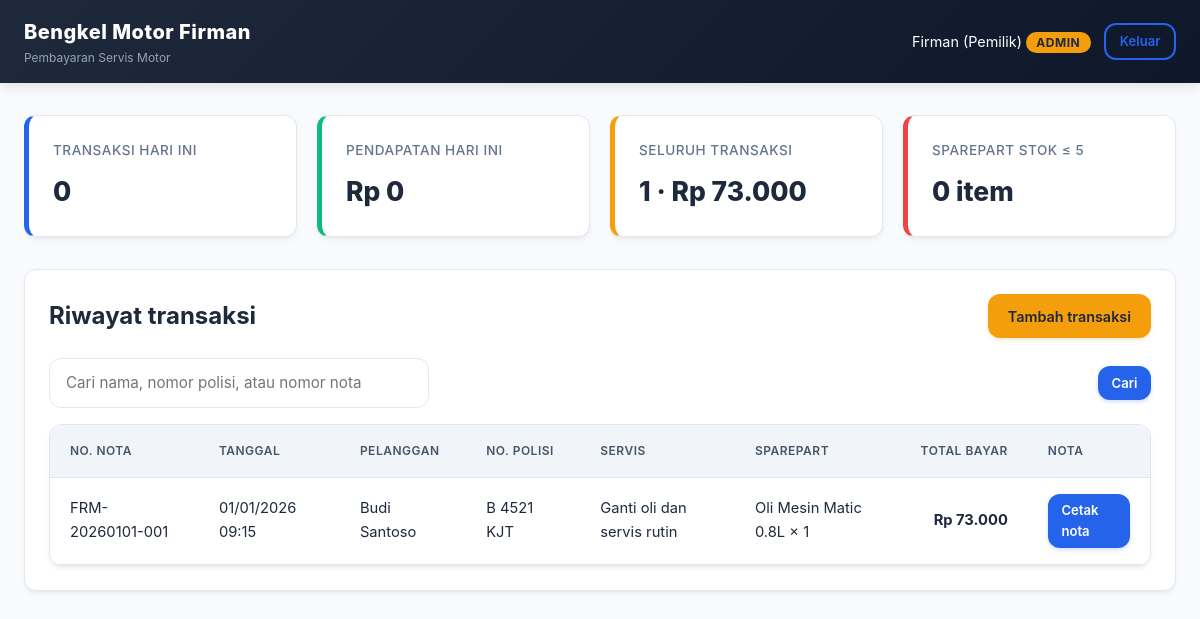
Screenshot of /dashboard.php (signed in) with the database file from the repository.
### tables this page shows
CREATE TABLE transaksi (
  id_transaksi     INT UNSIGNED NOT NULL AUTO_INCREMENT,
  no_nota          VARCHAR(25)  NOT NULL,
  tanggal          DATETIME     NOT NULL,
  nama_pelanggan   VARCHAR(100) NOT NULL,
  no_polisi        VARCHAR(15)  NOT NULL,
  jenis_servis     VARCHAR(255) NOT NULL,
  biaya_jasa       INT UNSIGNED NOT NULL DEFAULT 0,
  id_sparepart     INT UNSIGNED NULL,
  jumlah_sparepart INT UNSIGNED NOT NULL DEFAULT 0,
  harga_sparepart  INT UNSIGNED NOT NULL DEFAULT 0,
  total_bayar      INT UNSIGNED NOT NULL DEFAULT 0,
  id_admin         INT UNSIGNED NOT NULL,
  PRIMARY KEY (id_transaksi),
  UNIQUE KEY uq_nota (no_nota),
  KEY idx_tanggal (tanggal),
  CONSTRAINT fk_trx_sparepart FOREIGN KEY (id_sparepart)
    REFERENCES sparepart (id_sparepart) ON DELETE SET NULL ON UPDATE CASCADE,
  CONSTRAINT fk_trx_admin FOREIGN KEY (id_admin)
    REFERENCES admin (id_admin) ON DELETE RESTRICT ON UPDATE CASCADE
);

CREATE TABLE sparepart (
  id_sparepart   INT UNSIGNED NOT NULL AUTO_INCREMENT,
  kode_sparepart VARCHAR(20)  NOT NULL,
  nama_sparepart VARCHAR(120) NOT NULL,
  harga          INT UNSIGNED NOT NULL DEFAULT 0,
  stok           INT UNSIGNED NOT NULL DEFAULT 0,
  PRIMARY KEY (id_sparepart),
  UNIQUE KEY uq_kode (kode_sparepart)
);

### koneksi.php (called while the page is built, shortened)
<?php
function e($teks): string
{
    return htmlspecialchars((string)$teks, ENT_QUOTES, 'UTF-8');
}
function rupiah($angka): string
{
    return 'Rp ' . number_format((int)$angka, 0, ',', '.');
}

### dashboard.php (the view, shortened to what this page needs)
<?php
require 'koneksi.php';
$cari = trim($_GET['cari'] ?? '');
$sql = 'SELECT t.id_transaksi, t.no_nota, t.tanggal, t.nama_pelanggan, t.no_polisi, t.jenis_servis,
               t.biaya_jasa, t.jumlah_sparepart, t.total_bayar, s.nama_sparepart
        FROM transaksi t
        LEFT JOIN sparepart s ON s.id_sparepart = t.id_sparepart';
$param = [];
$sql .= ' ORDER BY t.tanggal DESC, t.id_transaksi DESC';
$stmt = $pdo->prepare($sql);
$stmt->execute($param);
$data = $stmt->fetchAll();
$ring = $pdo->query("SELECT COUNT(*) AS jml, COALESCE(SUM(total_bayar),0) AS total FROM transaksi")->fetch();
$hari = $pdo->query("SELECT COUNT(*) AS jml, COALESCE(SUM(total_bayar),0) AS total FROM transaksi WHERE DATE(tanggal) = CURDATE()")->fetch();
$stokMenipis = (int)$pdo->query('SELECT COUNT(*) FROM sparepart WHERE stok <= 5')->fetchColumn();
?>
<!DOCTYPE html>
<html lang="id">
<head>
<link rel="stylesheet" href="assets/style.css">
</head>
<body>
<header class="topbar">
  <div class="wrap">
    <div class="brand">Bengkel Motor Firman<small>Pembayaran Servis Motor</small></div>
    <div class="user">
      <span><?= e($_SESSION['nama']) ?> <span class="peran"><?= e($_SESSION['role']) ?></span></span>
      <a class="btn btn-garis btn-kecil" href="logout.php">Keluar</a>
    </div>
  </div>
</header>
<main class="wrap">
  <section class="ringkasan" aria-label="Ringkasan">
    <div class="card"><div class="label">Transaksi hari ini</div><div class="nilai"><?= (int)$hari['jml'] ?></div></div>
    <div class="card"><div class="label">Pendapatan hari ini</div><div class="nilai"><?= rupiah($hari['total']) ?></div></div>
    <div class="card"><div class="label">Seluruh transaksi</div><div class="nilai"><?= (int)$ring['jml'] ?> &middot; <?= rupiah($ring['total']) ?></div></div>
    <div class="card"><div class="label">Sparepart stok &le; 5</div><div class="nilai"><?= $stokMenipis ?> item</div></div>
  </section>
  <section class="card">
    <div class="judul-bar">
      <h1>Riwayat transaksi</h1>
      <a class="btn btn-utama" href="transaksi.php">Tambah transaksi</a>
    </div>
    <form method="get" class="judul-bar" style="margin-bottom:1rem">
      <input type="search" name="cari" value="<?= e($cari) ?>" placeholder="Cari nama, nomor polisi, atau nomor nota" aria-label="Cari transaksi" style="max-width:380px">
      <div>
        <button class="btn btn-kecil" type="submit">Cari</button>
      </div>
    </form>
    <div class="tabel-scroll">
      <table>
        <thead>
          <tr>
            <th>No. Nota</th><th>Tanggal</th><th>Pelanggan</th><th>No. Polisi</th>
            <th>Servis</th><th>Sparepart</th><th class="angka">Total Bayar</th><th>Nota</th>
          </tr>
        </thead>
        <tbody>
        <?php foreach ($data as $r): ?>
          <tr>
            <td><?= e($r['no_nota']) ?></td>
            <td><?= e(date('d/m/Y H:i', strtotime($r['tanggal']))) ?></td>
            <td><?= e($r['nama_pelanggan']) ?></td>
            <td><?= e($r['no_polisi']) ?></td>
            <td><?= e($r['jenis_servis']) ?></td>
            <td><?= $r['nama_sparepart'] ? e($r['nama_sparepart']) . ' &times; ' . (int)$r['jumlah_sparepart'] : '-' ?></td>
            <td class="angka"><strong><?= rupiah($r['total_bayar']) ?></strong></td>
            <td><a class="btn btn-kecil" href="nota.php?id=<?= (int)$r['id_transaksi'] ?>" target="_blank" rel="noopener">Cetak nota</a></td>
          </tr>
        <?php endforeach; ?>
        </tbody>
      </table>
    </div>
  </section>
</main>
</body>
</html>

### assets/style.css (style rules this page uses)
:root { --bg-main: #f8fafc; --card-bg: #ffffff; --text-main: #1e293b; --text-muted: #64748b; --primary: #2563eb; --primary-hover: #1d4ed8; --accent: #f59e0b; --border: #e2e8f0; --radius: 12px; --shadow: 0 4px 6px -1px rgba(0, 0, 0, 0.05), 0 2px 4px -2px rgba(0, 0, 0, 0.05); --shadow-lg: 0 10px 15px -3px rgba(0, 0, 0, 0.08), 0 4px 6px -4px rgba(0, 0, 0, 0.08); }
* { box-sizing: border-box; margin: 0; padding: 0; }
body { background-color: var(--bg-main); color: var(--text-main); font-family: 'Inter', 'Segoe UI', system-ui, -apple-system, sans-serif; line-height: 1.6; -webkit-font-smoothing: antialiased; }
a { color: var(--primary); text-decoration: none; transition: color 0.2s ease; }
.topbar { background: linear-gradient(135deg, #1e293b 0%, #0f172a 100%); color: #fff; box-shadow: 0 4px 12px rgba(0, 0, 0, 0.1); position: sticky; top: 0; z-index: 100; }
.topbar .wrap { max-width: 1200px; margin: 0 auto; display: flex; align-items: center; justify-content: space-between; gap: 1rem; flex-wrap: wrap; padding: 1rem 1.5rem; }
.brand { font-weight: 800; font-size: 1.25rem; letter-spacing: 0.5px; display: flex; flex-direction: column; }
.brand small { font-weight: 400; font-size: 0.75rem; color: #94a3b8; letter-spacing: normal; }
.user { display: flex; align-items: center; gap: 0.85rem; font-size: 0.9rem; }
.user .peran { background: var(--accent); color: #1e293b; padding: 0.2rem 0.65rem; border-radius: 50px; font-size: 0.75rem; font-weight: 700; text-transform: uppercase; letter-spacing: 0.5px; }
.wrap { max-width: 1200px; margin: 0 auto; }
main.wrap { padding: 2rem 1.5rem 3rem; }
.btn { display: inline-flex; align-items: center; justify-content: center; gap: 0.5rem; border: 0; border-radius: var(--radius); padding: 0.65rem 1.25rem; font: inherit; font-weight: 600; font-size: 0.9rem; background: var(--primary); color: #fff; text-decoration: none; cursor: pointer; box-shadow: 0 2px 4px rgba(37, 99, 235, 0.2); transition: all 0.2s ease-in-out; }
.btn-utama { background: var(--accent); color: #1e293b; box-shadow: 0 2px 4px rgba(245, 158, 11, 0.2); }
.btn-garis { background: transparent; color: var(--primary); border: 2px solid var(--primary); box-shadow: none; }
.btn-kecil { padding: 0.4rem 0.85rem; font-size: 0.82rem; }
.card { background: var(--card-bg); border: 1px solid var(--border); border-radius: var(--radius); padding: 1.5rem; box-shadow: var(--shadow); transition: transform 0.2s ease, box-shadow 0.2s ease; }
.ringkasan { display: grid; grid-template-columns: repeat(auto-fit, minmax(220px, 1fr)); gap: 1.25rem; margin-bottom: 2rem; }
.ringkasan .card { border-left: 5px solid var(--primary); position: relative; overflow: hidden; }
.ringkasan .card:nth-child(2) { border-left-color: #10b981; }
.ringkasan .card:nth-child(3) { border-left-color: var(--accent); }
.ringkasan .card:nth-child(4) { border-left-color: #ef4444; }
.ringkasan .label { color: var(--text-muted); font-size: 0.85rem; font-weight: 500; text-transform: uppercase; letter-spacing: 0.5px; margin-bottom: 0.5rem; }
.ringkasan .nilai { font-size: 1.65rem; font-weight: 800; color: var(--text-main); }
.judul-bar { display: flex; align-items: center; justify-content: space-between; gap: 1rem; flex-wrap: wrap; margin-bottom: 1.25rem; }
h1, h2 { color: var(--text-main); font-weight: 700; }
h1 { font-size: 1.5rem; }
.tabel-scroll { overflow-x: auto; background: var(--card-bg); border: 1px solid var(--border); border-radius: var(--radius); box-shadow: var(--shadow); }
table { width: 100%; border-collapse: collapse; font-size: 0.92rem; text-align: left; }
th, td { padding: 1rem 1.25rem; border-bottom: 1px solid var(--border); vertical-align: middle; }
thead th { background: #f1f5f9; color: #475569; font-weight: 600; text-transform: uppercase; font-size: 0.75rem; letter-spacing: 0.5px; white-space: nowrap; }
tbody tr { transition: background-color 0.15s ease; }
td.angka, th.angka { text-align: right; white-space: nowrap; }
input, select, textarea { width: 100%; padding: 0.75rem 1rem; border: 1px solid var(--border); border-radius: var(--radius); font: inherit; font-size: 0.95rem; background: #fff; color: var(--text-main); transition: border-color 0.2s, box-shadow 0.2s; }

### rows the page displays
transaksi: no_nota "FRM-20260101-001", tanggal "01/01/2026 09:15", nama_pelanggan "Budi Santoso", no_polisi "B 4521 KJT", jenis_servis "Ganti oli dan servis rutin", id_sparepart.nama_sparepart "Oli Mesin Matic 0.8L", jumlah_sparepart "1", total_bayar "Rp 73.000"

### other values shown
$_SESSION['nama'] "Firman (Pemilik)"
$_SESSION['role'] "ADMIN"
$hari['jml'] "0"
rupiah($hari['total']) "Rp 0"
$ring['jml'] "1"
rupiah($ring['total']) "Rp 73.000"
$stokMenipis "0"
